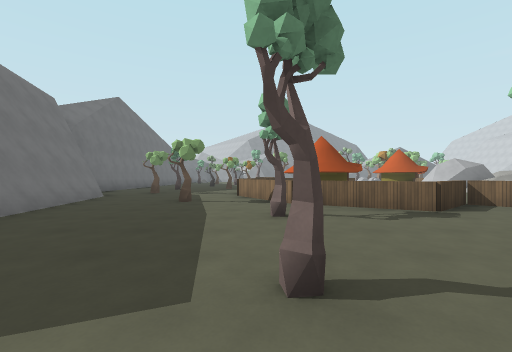
[1] (above)

24 first-person views from a walk through a 3-D level made in the Godot game engine. The camera is 1.4 m above the floor, looks level and sees 90° across. The floor is counted in squares, 2.62 m on a side. Each view is taken from the middle of a square. On the plan, view 1 faces up. The plan holds only what a view shows up to about 9 squares ahead; the rest is blank. The place goes on beyond the plan. Characters and animated objects are not drawn. Surface patterns are stand-ins for the level's own textures.

[2]
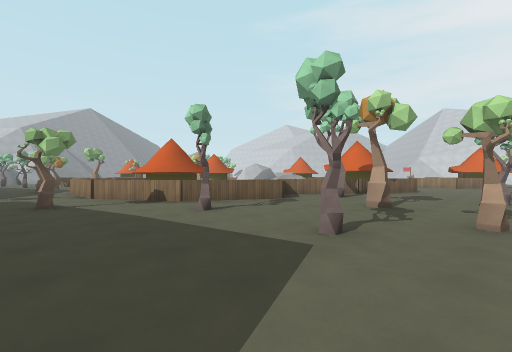

[3]
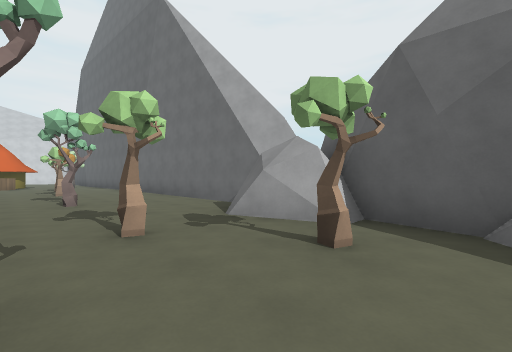

[4]
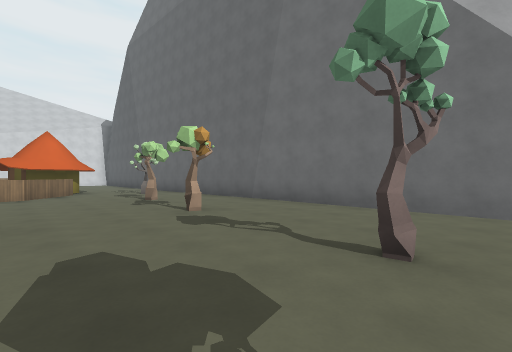

[5]
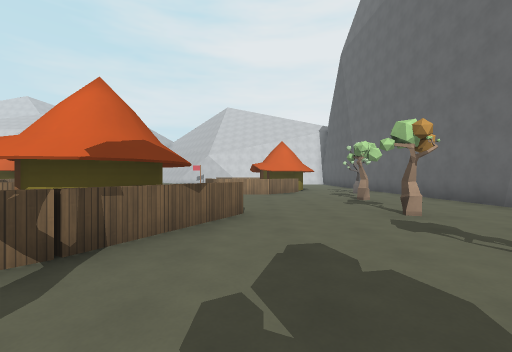

[6]
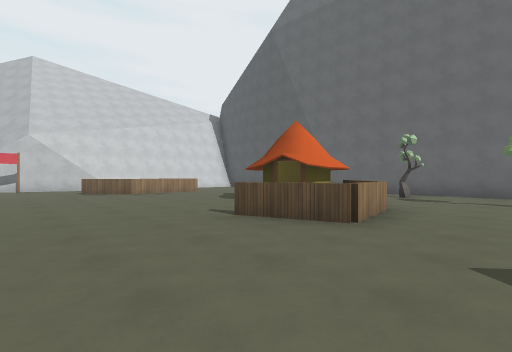

[7]
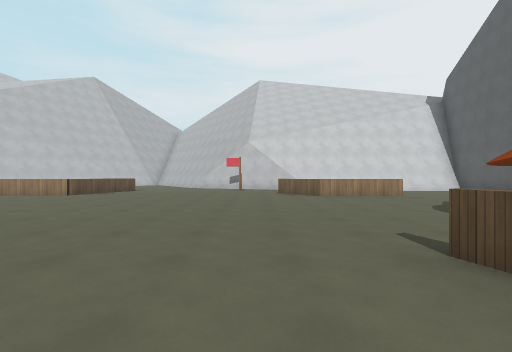

[8]
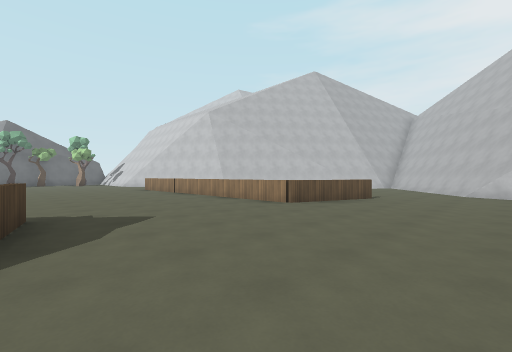

[9]
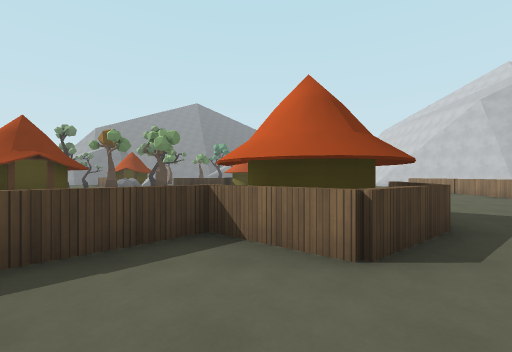

[10]
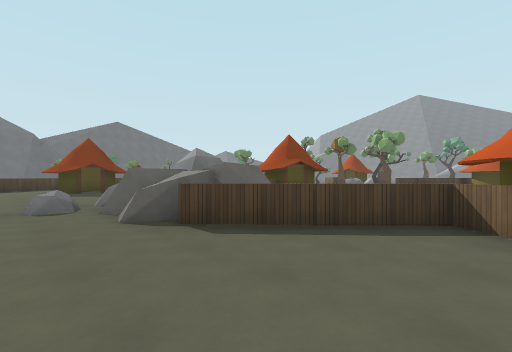

[11]
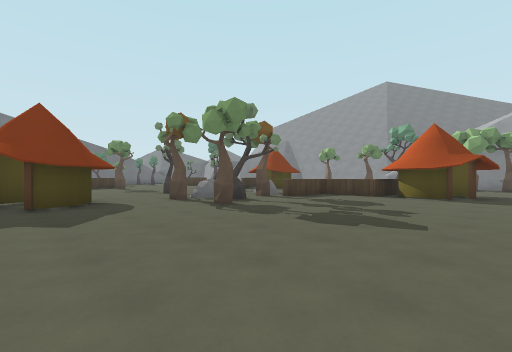

[12]
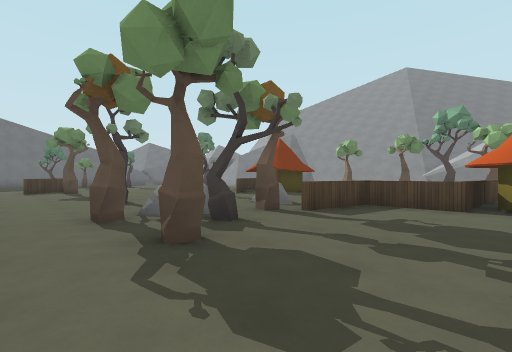

[13]
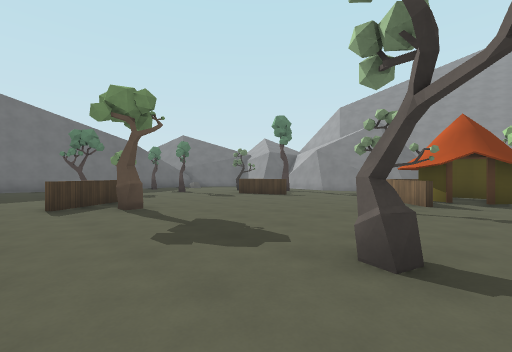

[14]
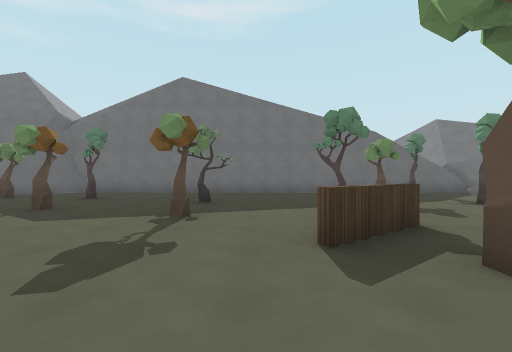

[15]
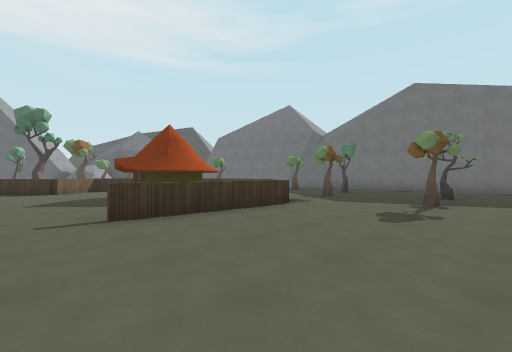

[16]
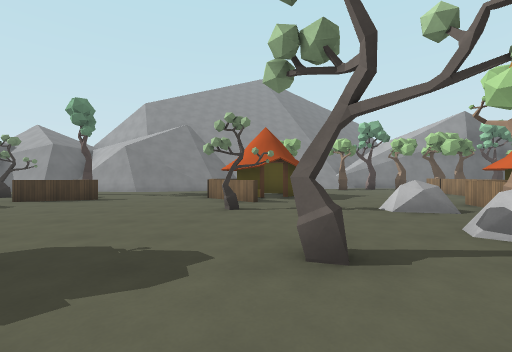

[17]
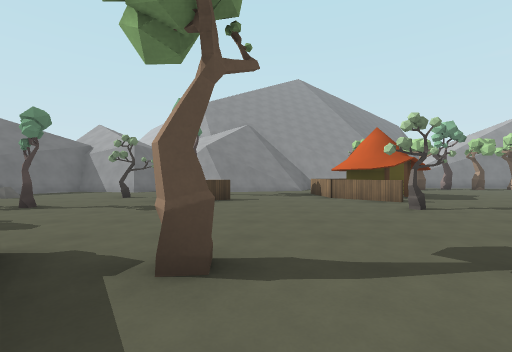

[18]
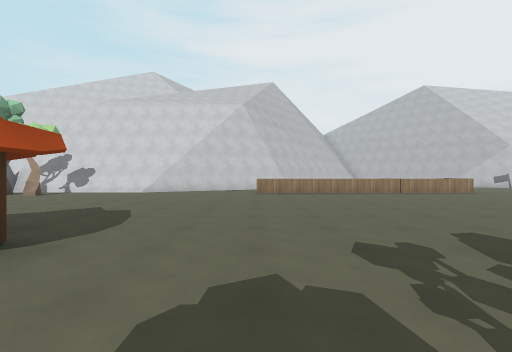

[19]
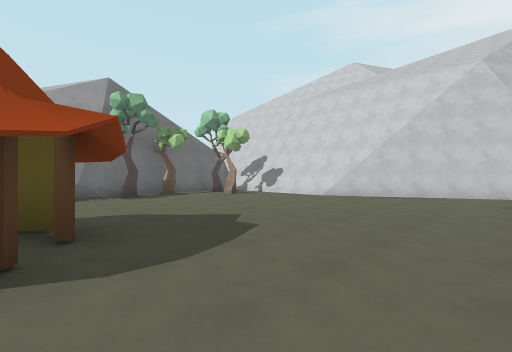

[20]
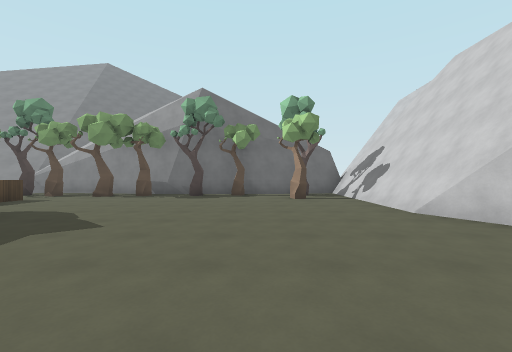

[21]
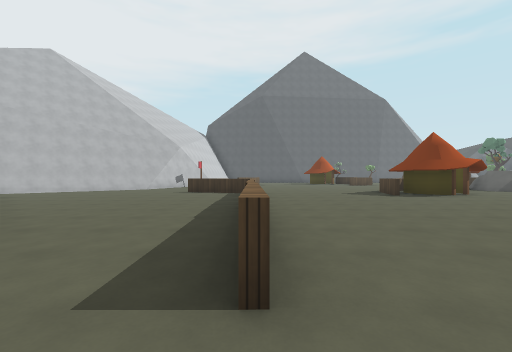

[22]
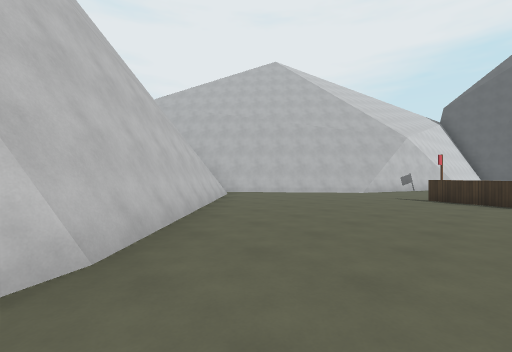

[23]
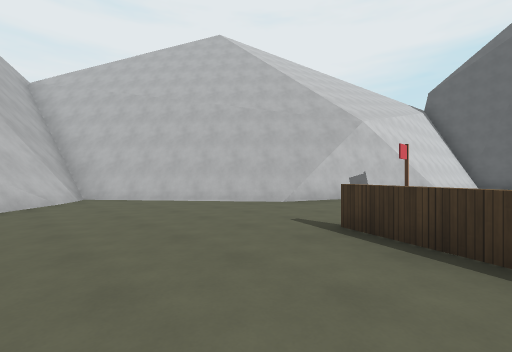

[24]
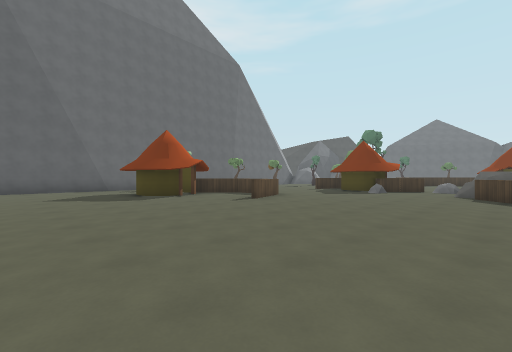

### Floor plan
Points are (right, up) in squares from view 1. A wall is a line through its corners. A room is listed if a view was taken in it or the views show most of it. See-through windows are left out.
Room 1 (views 1, 2, 3, 4, 5, 6, 7, 8, 9, 10, 11, 12, 13, 14, 15, 16, 17, 18, 19, 20, 21, 22, 23, 24)
walls: (7.6, 9.4) (7.8, 8.6) (7.1, 8.6); (7.3, 8.4) (6.6, 8.7) (6.2, 9.1); (20.8, 15.7) (18.5, 20.4); (8.3, -2.4) (17.1, -2); (18.8, 20.2) (18.9, 25.2); (22, 7.1) (26.6, 10.7); (22.2, 14.5) (20.8, 15.9); (13.9, -1.8) (14.6, -1.7); (-4.1, 6.6) (-3.5, 3.4); (2, 23) (0.9, 22.7) (-0.6, 23); (20.6, 3.2) (22.4, 7.6); (-4.7, 7.4) (-4.5, 7); (23.1, 13.5) (22.4, 14.2); (13.5, 24.6) (9.2, 25.3); (-5.5, 8.4) (-4.9, 7.6); (3, -2.9) (13.3, -1.8); (24.1, 12.5) (23.5, 13.1); (0.6, -1.7) (1.7, -1.3); (16.2, 24.6) (13.2, 24.6); (0.6, -2) (1.5, -1.6) (2, -1.8); (20.6, 0.6) (20.8, 3.6); (24.9, 11.6) (24.5, 12); (-1.9, 22.6) (-3.9, 23); (18.2, -2) (20.1, -1.9); (-1.5, 23.1) (-2.1, 22.6); (-0.9, -2) (0.7, -2.3); (25.4, 11.4) (24.6, 12); (-1.1, -2) (-0.6, -2.1); (-5.1, 20.6) (-5.3, 8.3); (18.6, 25.1) (15.7, 24.6); (-5, 21.2) (-5.5, 20.7) (-5.2, 20.1); (-4.9, 21.6) (-5.3, 20.8); (-4.2, 22.8) (-4.9, 21.7)
low walls: (18.5, 20.4) (18.6, 25.1); (2.6, 23) (0.9, 22.6); (22.4, 7.6) (26.1, 10.7) (25.6, 11) (24.6, 11.7); (-1.5, 22.9) (-1.9, 22.6); (-2.6, 22.5) (-4, 22.8) (-4.7, 21.6)
ways out: opening at (8, 24)
objects: tree (-4, 18); rock (-4, 20); tree (-3, 8); tree (-3, 10); tree (-3, 17); tree (-2, 13); tree (-2, 18); tree (-1, 5); tree (-1, 11); tree (-1, 15); tree (-1, 20); tree (0, -1); tree (0, 1); tree (0, 3); fence (0, 5); fence (0, 6); fence (0, 7); other object (0, 8); other object (0, 9); other object (0, 10); tree (0, 13); fence (0, 15) to (0, 16); fence (0, 19); tree (0, 21); tree (1, 0); fence (1, 5); hut (1, 7) to (3, 9); other object (1, 10) to (1, 11); fence (1, 15); fence (1, 20); fence (2, 4) to (2, 5); fence (2, 11); tree (2, 15) to (2, 16); tree (3, 2); fence (3, 4); fence (3, 11); tree (4, 3); fence (4, 4); fence (4, 5); fence (4, 11); fence (4, 20); fence (4, 21); other object (4, 22); tree (5, 0); fence (5, 4); tree (5, 16); tree (5, 18); fence (5, 19) to (5, 20); hut (5, 21) to (6, 21); other object (5, 22); fence (6, 3); hut (6, 12) to (8, 13); fence (7, 3); hut (7, 4) to (8, 4); fence (7, 5); rock (7, 6) to (7, 7); rock (7, 8); rock (7, 16) to (8, 16); rock (7, 18) to (8, 18); tree (8, 0); fence (8, 5); rock (8, 7); tree (8, 15); tree (8, 17); tree (8, 24); other object (9, 5); rock (9, 7); fence (9, 8); tree (9, 15); tree (9, 16); fence (9, 18); fence (9, 19); tree (9, 24) to (10, 24); tree (10, 0); fence (10, 8); fence (10, 19); fence (11, 2); fence (11, 3); fence (11, 9); fence (11, 19); fence (11, 20); fence (11, 21); fence (11, 22); tree (11, 24); tree (12, -1); fence (12, 1) to (12, 2); fence (12, 3); fence (12, 9); hut (12, 10) to (13, 11); hut (12, 19) to (12, 20); tree (12, 24); fence (13, 1); fence (13, 9); tree (13, 24); hut (14, 0) to (14, 2); fence (14, 9); fence (14, 10); fence (14, 11); tree (14, 24); tree (15, 24); tree (17, 23); tree (17, 24); fence (18, 1); fence (18, 2); fence (18, 3); fence (18, 4); fence (18, 10) to (18, 11); fence (18, 12); fence (18, 13); fence (18, 14); fence (18, 15); fence (18, 16); fence (18, 17); fence (19, 4); fence (19, 10); fence (20, 10); other object (21, 6)

Positions as (right, up) in squares from view 1, and headings:
1: (0, 0), facing up
2: (-2, 0), facing up-right
3: (-1, 1), facing down-right
4: (4, 2), facing down-right
5: (4, 2), facing right
6: (10, 6), facing down-right
7: (11, 5), facing right
8: (14, 7), facing up-right
9: (12, 7), facing up
10: (12, 6), facing up-left
11: (13, 12), facing up-left
12: (11, 14), facing up-left
13: (6, 14), facing up-left
14: (3, 14), facing left
15: (5, 14), facing down-left
16: (5, 14), facing up
17: (2, 14), facing up
18: (10, 17), facing right
19: (12, 17), facing up-right
20: (16, 17), facing up
21: (18, 18), facing down
22: (19, 16), facing down-right
23: (19, 12), facing down-right
24: (17, 8), facing down-left
